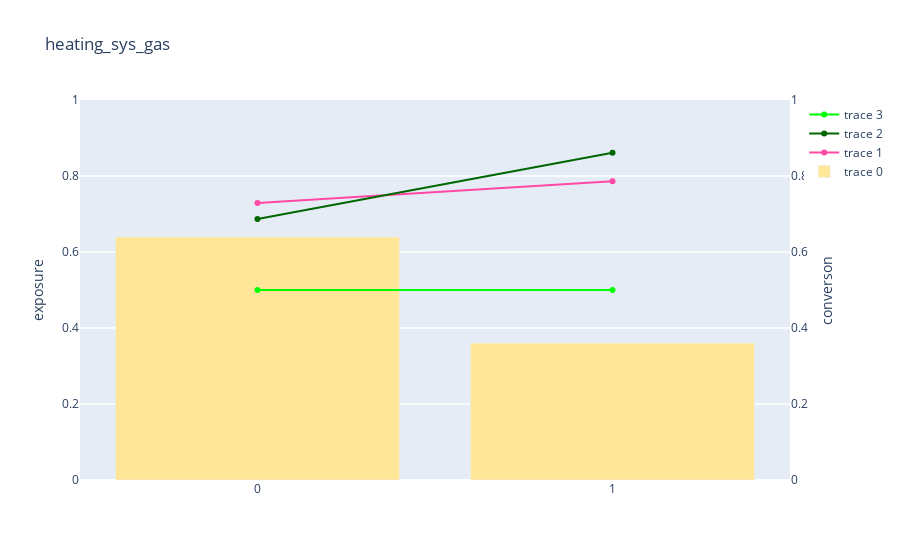

Notebook cell for this chart:
### Code cell
#iteration 1

fig = go.Figure()
#fig.add_trace(go.Bar(x= list(exposure.keys()), y=list(exposure.values())))
#fig.add_trace(go.scatter(x= list(conversion.keys()), y=list(conversion.values())))

data = [
    go.Bar(
        x= list(exposure.keys()), 
        y= list(exposure.values()),
        yaxis='y1',
        marker_color='rgb(255, 230, 153)'
    ),
    go.Scatter(
        x= list(conversion.keys()),
        y= list(conversion.values()),
        yaxis='y2',
        marker_color='rgb(255, 73, 164)'
    ),
    go.Scatter(
        x= list(prediction.keys()),
        y= list(prediction.values()),
        yaxis='y2',
        marker_color='rgb(0, 102, 0)'
    ),
    go.Scatter(
        x= list(multivar.keys()),
        y= list(multivar.values()),
        yaxis='y2',
        marker_color='rgb(0, 255, 0)'
    )

]

layout = go.Layout(
    barmode='stack',
    title=factor,
    xaxis = dict(tickvals=list(exposure.keys())),
    yaxis=dict(title='exposure',
              range = [0,1]),
    yaxis2=dict(title='converson',
    overlaying='y',
    side='right',
    range = [0,1])
)

fig = go.Figure(data=data, layout=layout)
#fig.update_yaxes(range=[3, 9])
#fig.add_trace(secondary_y=True)
# IPython notebook
iplot(fig, filename='pandas-bar-chart-layout')

### Figure 1 — Plotly figure (JSON) as saved in the notebook; plotly's stock layout.template omitted (floating-point values rounded to 4 significant figures)
{"data": [{"marker": {"color": "rgb(255, 230, 153)"}, "type": "bar", "x": [0, 1], "y": [0.6396, 0.3604], "yaxis": "y"}, {"marker": {"color": "rgb(255, 73, 164)"}, "type": "scatter", "x": [0, 1], "y": [0.7293, 0.7861], "yaxis": "y2"}, {"marker": {"color": "rgb(0, 102, 0)"}, "type": "scatter", "x": [0, 1], "y": [0.687, 0.8611], "yaxis": "y2"}, {"marker": {"color": "rgb(0, 255, 0)"}, "type": "scatter", "x": [0, 1], "y": [0.5, 0.5], "yaxis": "y2"}], "layout": {"barmode": "stack", "title": {"text": "heating_sys_gas"}, "xaxis": {"tickvals": [0, 1]}, "yaxis": {"range": [0, 1], "title": {"text": "exposure"}}, "yaxis2": {"overlaying": "y", "range": [0, 1], "side": "right", "title": {"text": "converson"}}}}
